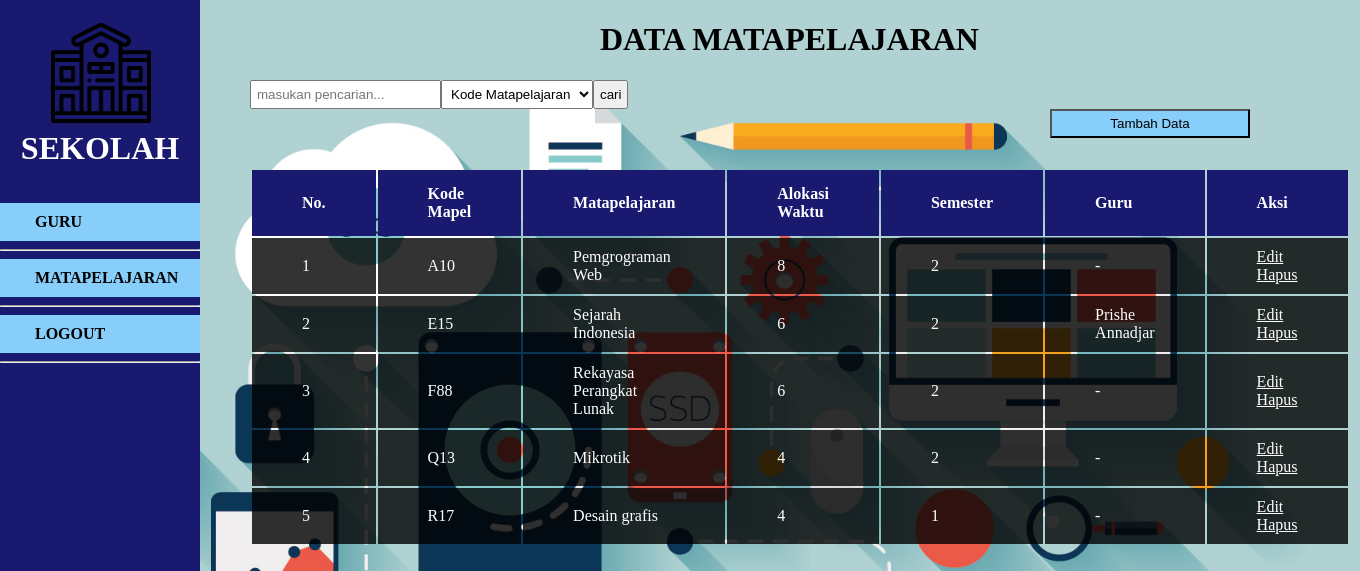
/sekolahukl/matapelajaran/read.php (signed in), run on the app's committed database.
### tables this page shows
CREATE TABLE `matapelajaran` (
  `kode_mapel` char(3) NOT NULL,
  `mapel` varchar(100) NOT NULL,
  `alokasi_waktu` int(2) NOT NULL,
  `semester` int(2) NOT NULL,
  `kode_guru` int(3) DEFAULT NULL
);

CREATE TABLE `guru` (
  `kode_guru` int(3) NOT NULL,
  `nama_guru` varchar(100) NOT NULL,
  `jumlah_jam` int(2) NOT NULL,
  `alamat` text NOT NULL,
  `telp` varchar(15) NOT NULL,
  `email` varchar(50) NOT NULL
);

### sekolahukl/matapelajaran/read.php (the view, shortened to what this page needs)
<?php
include '../connect.php';
$query = "SELECT kode_mapel, mapel, alokasi_waktu, semester, nama_guru
          FROM matapelajaran LEFT JOIN guru
          USING (kode_guru)
          ORDER BY kode_mapel";
$result = mysqli_query($connect,$query);
$num = mysqli_num_rows($result);
 ?>
 <!DOCTYPE html>
 <html>
   <head>
   </head>
   <body>
     <table border="0">
        <h1> DATA MATAPELAJARAN</h1>
       <form id="search" action="search.php" method="get">
         <input type="search" name="cari" placeholder="masukan pencarian...">
         <select name="kategori" id="">
           <option value="kode_mapel"> Kode Matapelajaran </option>
           </select>
         <input type="submit" name="" value="cari">
         <button class="link" type="button" name="button" ><a href= "../matapelajaran/form-create.php"> Tambah Data</a></button>
       </form>
       <br>
       <br>
       <tr>
         <th>No.</th>
         <th>Kode Mapel</th>
         <th>Matapelajaran</th>
         <th>Alokasi Waktu</th>
         <th>Semester </th>
         <th>Guru</th>
         <th>Aksi</th>
       </tr>
<?php
if ($num > 0)
{
  $no = 1;
  while ($data = mysqli_fetch_assoc($result))
  {    ?>
<tr>
  <td> <?php echo $no; ?> </td>
  <td> <?php echo $data['kode_mapel'] ?> </td>
  <td> <?php echo $data['mapel'] ?> </td>
  <td> <?php echo $data['alokasi_waktu'] ?> </td>
  <td> <?php echo $data['semester'] ?> </td>
  <td> <?php
  $no++;
      if ($data['nama_guru'] != NULL)
       {
        echo $data['nama_guru'];
      }
      else
      {
      echo "-";
      }
      ?>
 </td>
  <td> <a href="form-update.php?kode_mapel=<?php echo $data['kode_mapel']; ?>"> Edit</a>
      <a href="delete.php?kode_mapel=<?php echo $data['kode_mapel']?>" onclick="return confirm('Anda Yakin Ingin Menghapus Data')"> Hapus </a>
  </td>
</tr>
    <?php
  }
}
else
{
  echo "<tr><td colspan='7'> Tidak Ada Data </td></tr>";
}
 ?>
</table>
<div id="sidebar">
<img src="../bg/school.png">
<h1>SEKOLAH</h1>
<br>
<br>
<a href="../guru/read.php"> <b> GURU</b> </a>
<hr border = "1">
<a href="../matapelajaran/read.php"><b> MATAPELAJARAN</b></a>
<hr border="1">
<a href="../login/logout.php"> <b>LOGOUT</b></a>
<hr border="1">
</div>
</body>
</html>

### sekolahukl/matapelajaran/read.php (style rules this page uses)
tr { background-color: rgb(0,0,0,0.8); }
tr a { color: white; }
th { background-color: #191970; color: white; padding: 15px 50px; text-align: left; }
td { padding: 10px 50px; text-align: left; color: white; }
body { margin: 10px 250px; background-image: url("../bg/n.jpg"); background-size: cover; }
#sidebar { height: 100%; width: 200px; position: fixed; z-index: 1; top : 0; left: 0; background-color:#191970 ; padding-top: 20px; }
#sidebar a { text-decoration: none; margin: 0px; background-color: #87CEFA; padding: 10px 35px; display:grid; color: black; }
#sidebar h1 { margin: auto; text-align: center; color: white; }
.link { margin-left: 800px; background-color: #87CEFA; }
.link a { text-decoration: none; color: black; background-color: #87CEFA; }
table { margin-right: 10px; margin-top: 12px; }
input, select { padding: 5px; }
button { margin-left: 750px; width: 200px; padding: 5px; }
h1 { margin-left: 350px; }
img { padding: 3px 1px; width: 100px; height: auto; margin-left: 50px; }

### data on the page
matapelajaran: kode_mapel "A10", mapel "Pemgrograman Web", alokasi_waktu "8", semester "2"
matapelajaran: kode_mapel "E15", mapel "Sejarah Indonesia", alokasi_waktu "6", semester "2", kode_guru.nama_guru "Prishe Annadjar"
matapelajaran: kode_mapel "F88", mapel "Rekayasa Perangkat Lunak", alokasi_waktu "6", semester "2"
matapelajaran: kode_mapel "Q13", mapel "Mikrotik", alokasi_waktu "4", semester "2"
matapelajaran: kode_mapel "R17", mapel "Desain grafis", alokasi_waktu "4", semester "1"
